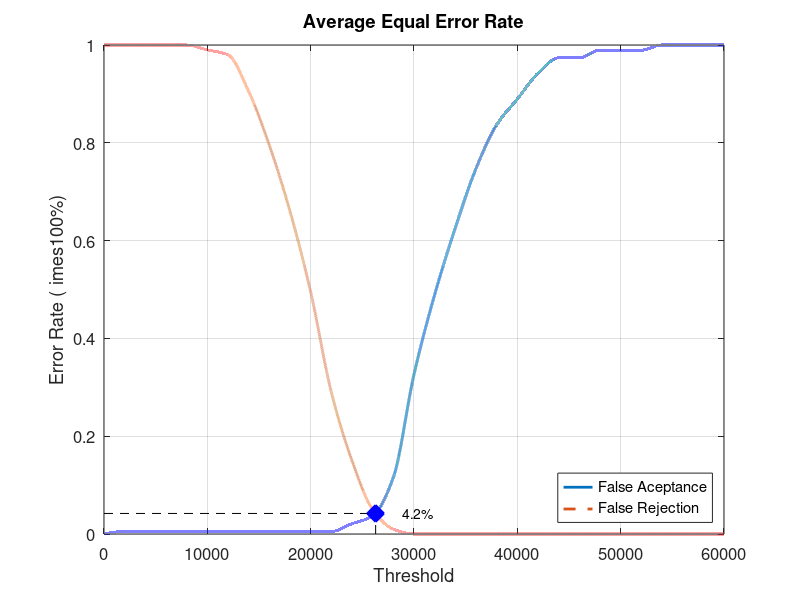
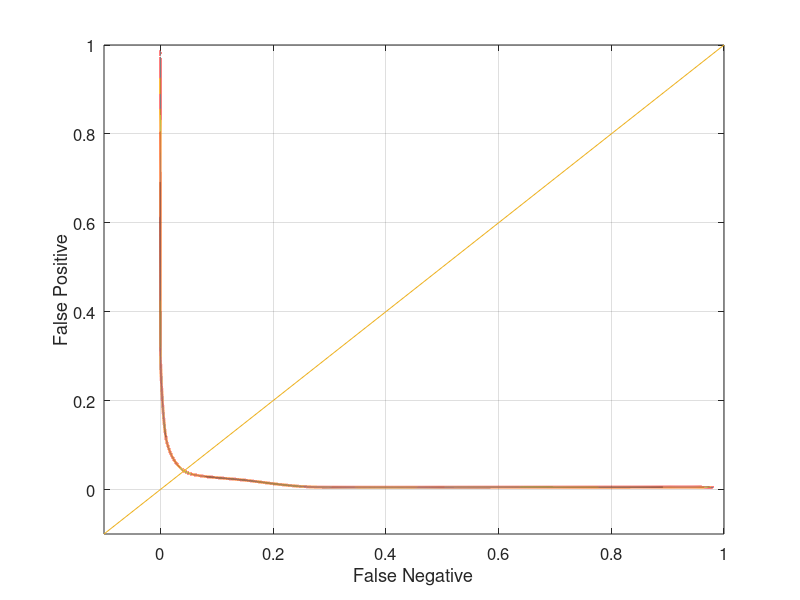

Recreate these plots in MATLAB, in order.
close all;
clear;
clc;
x = 0:2000:60000;
xq = 0:0.5:60000;

y0 = [0 0.00526316 0.00526316 0.00526316 0.00526316 0.00526316 0.00526316 0.00526316 0.00526316 0.00526316 0.00526316 0.00526316 0.0210526 0.0368421 0.115789 0.326316 0.489474 0.626316 0.747368 0.836842 0.889474 0.942105 0.973684 0.973684 0.989474 0.989474 0.989474 1 1 1 1]
yy0 = interp1(x, y0, xq, 'pchip');
y1 = [1 1 1 1 1 0.99 0.98 0.905 0.795 0.66 0.495 0.29 0.15 0.05 0.01 0 0 0 0 0 0 0 0 0 0 0 0 0 0 0 0]
yy1 = interp1(x, y1, xq, 'pchip');

% Calculating EER: 
y2 = abs(y0 - y1);
find(y2 == min(y2))
yy2 = abs(yy0 - yy1);
xEER = find(yy2 == min(yy2));
xEERIndex = xq(xEER) % X-axis EER
yEER = yy0(xEER) % Y-axis EER

main = figure
plot(xq, yy0,'-','LineWidth', 2);	hold on
plot(xq, yy1,'--','LineWidth', 2);	hold on
plot([xEERIndex xEERIndex], [0 yEER], 'k--');	hold on
plot([0 xEERIndex], [yEER yEER], 'k--');	hold on
plot(xEERIndex, yEER, 'bx', 'LineWidth', 10);	hold on
text(xEERIndex + 10 * xEERIndex / 100, yEER, [num2str(round((10000 * yEER)) / 100) '%'])
legend('False Aceptance', 'False Rejection', 'Location', 'SouthEast')
xlabel('Threshold')
ylabel('Error Rate (	imes100%)')
title('Average Equal Error Rate')
set(gca, 'FontSize', 12)
axis([0 60000 0 1])
grid on

print(main, 'Database3_1Main', '-dpng');
FNRxFPR = figure('Color', [1 1 1]);
plot(yy1, yy0, '-', yy1, yy0, 'LineWidth', 2);
hold on
y = -0.1:0.1:1
plot(y, y); 
set(gca, 'FontSize', 12)
xlabel('False Negative')
ylabel('False Positive')
axis([-0.1 1 -0.1 1])
set(gca, 'FontSize', 12)
grid on

print(FNRxFPR, 'Database3_1FNRxFPR','-dpng');
